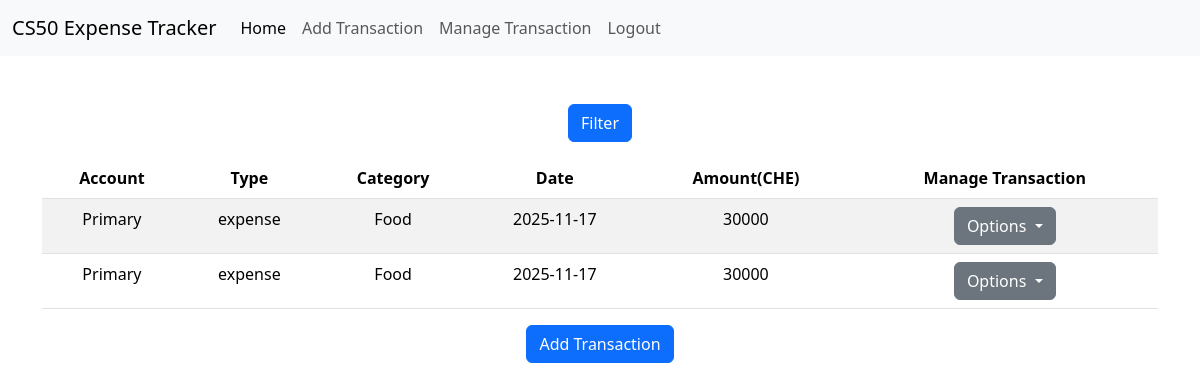
The page /manage_transactions (signed in) on the database as committed earlier.
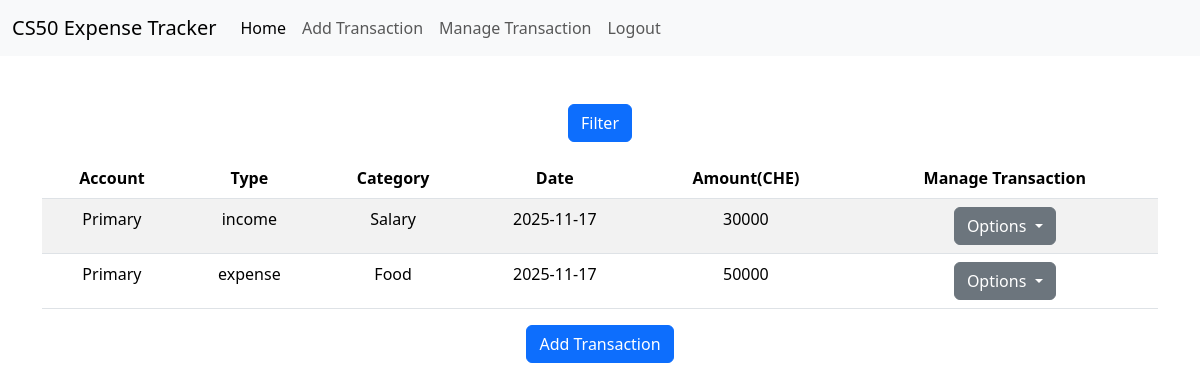
The same page on the database as committed later.
### tables this page shows
CREATE TABLE accounts (
    id INTEGER PRIMARY KEY AUTOINCREMENT NOT NULL, 
    user_id INTEGER NOT NULL,
    account_name TEXT NOT NULL,
    balance_cents INTEGER NOT NULL DEFAULT 0,
    UNIQUE (user_id, account_name),
    FOREIGN KEY (user_id) REFERENCES users(id) ON DELETE CASCADE
);

CREATE TABLE "transactions" (
    id INTEGER PRIMARY KEY AUTOINCREMENT NOT NULL,
    created_by_user_id INTEGER,
    account_id INTEGER NOT NULL,
    trans_type TEXT NOT NULL CHECK (trans_type IN ('income','expense','transfer_in', 'transfer_out')),
    category TEXT NOT NULL,
    amount_cents INTEGER NOT NULL CHECK (amount_cents > 0),
    trans_date TEXT NOT NULL DEFAULT CURRENT_DATE,
    date_created TEXT NOT NULL DEFAULT (strftime('%Y-%m-%dT%H:%M:%fZ','now')),
    FOREIGN KEY (created_by_user_id) REFERENCES users(id) ON DELETE SET NULL,
    FOREIGN KEY (account_id) REFERENCES accounts(id) ON DELETE CASCADE
);

### app.py (the view, shortened to what this page needs)
@app.route("/manage_transactions", methods = ["GET", "POST"])
def manage_transactions():
    if (request.method == "GET"):
        current_date = date.today()
        start = current_date + relativedelta(day=1)
        end = current_date + relativedelta(day=31)
        trasactions = getTransDate(start, end)
        con = conDbDict()
        cur = con.cursor()
        user = getUser()
        accounts = cur.execute("SELECT account_name, balance_cents, id FROM accounts WHERE user_id = ?", (user["id"],)).fetchall()
        categories = cur.execute("SELECT name FROM categories WHERE user_id = ?", (user["id"],)).fetchall()
        con.close()
        return render_template("manage_transactions.html", accounts=accounts, categories=categories, transactions=trasactions, types=TYPES)

### app.py (called while the page is built)
@app.after_request
def after_request(response):
    response.headers["Cache-Control"] = "no-cache, no-store, must-revalidate"
    response.headers["Expires"] = 0
    response.headers["Pragma"] = "no-cache"
    return response

### helpers.py (called while the page is built)
def conDbDict(db = "final.db"):
        con = sqlite3.connect(db)
        con.row_factory = sqlite3.Row
        return con

def getUser():
    con = conDbDict()
    cur = con.cursor()
    user = cur.execute("SELECT id, username FROM users WHERE id = ?", (session["user_id"],)).fetchone()
    con.close()
    return user

def getTransDate(start, end):
     user = getUser()
     con = conDbDict()
     cur = con.cursor()
     transactions = cur.execute("SELECT account_id, amount_cents, category, id, trans_date, trans_type FROM transactions where created_by_user_id = ? AND trans_date BETWEEN ? and ? ORDER BY trans_date", (user["id"], start, end,)).fetchall()
     con.close()
     return transactions

### templates/manage_transactions.html (shortened to what this page needs)
{% extends "layout.html" %}
{% block main %}
<p class="d-inline-flex gap-1">
  <button class="btn btn-primary" type="button" data-bs-toggle="collapse" data-bs-target="#multiCollapseExample1" aria-expanded="false" aria-controls="multiCollapseExample1">
    Filter
  </button>
</p>
    <table class="table table-striped">
        <thead>
            <tr>
                <th>Account</th>
                <th>Type</th>
                <th>Category</th>
                <th>Date</th>
                <th>Amount(CHE)</th>
                <th>Manage Transaction</th>
            </tr>
        </thead>
        <tbody>
            {% for trans in transactions %}
            <tr id="row-{{ trans.id }}">
                <td>
                    <span id="view-acc-{{ trans.id }}">
                        {% for account in accounts %}
                            {% if account.id == trans.account_id %}
                                {{ account.account_name}}
                            {% endif %}
                        {% endfor %}
                    </span>
                </td>
                <td>
                    <span id="view-type-{{ trans.id }}">{{ trans.trans_type }}</span>
                </td>
                <td>
                    <span id="view-cat-{{ trans.id }}">{{ trans.category }}</span>
                </td>
                <td>
                    <span id="view-date-{{ trans.id }}">{{ trans.trans_date }}</span>
                </td>
                <td>
                    <span id="view-amt-{{ trans.id }}">{{ trans.amount_cents }}</span>
                </td>
                <td>
                    <div class="dropdown">
                        <button aria-expanded="false"
                                class="btn btn-secondary dropdown-toggle"
                                data-bs-toggle="dropdown"
                                id="drop-btn-{{ trans.id }}"
                                name="drop-btn"
                                type="button" >
                            Options
                        </button>
                    </div>
                </td>
            </tr>
            {% endfor %}
        </tbody>
    </table>
<p class="d-inline-flex gap-1">
  <button class="btn btn-primary" type="button" data-bs-toggle="collapse" data-bs-target="#multiCollapseExample2" aria-expanded="false" aria-controls="multiCollapseExample2">
    Add Transaction
  </button>
</p>
{% endblock %}

### templates/layout.html (shortened to what this page needs)
<!doctype html>
<html lang="en">
  <head>
    <link href="https://cdn.jsdelivr.net/npm/bootstrap@5.3.8/dist/css/bootstrap.min.css" rel="stylesheet">
  </head>
  <body>
    <nav class="navbar navbar-expand-lg bg-body-tertiary">
        <div class="container-fluid">
            <a class="navbar-brand" href="/">CS50 Expense Tracker</a>
            <div class="collapse navbar-collapse" id="navbarNav">
              {% if session["user_id"] %}
                <ul class="navbar-nav">
                    <li class="nav-item">
                      <a class="nav-link active" aria-current="page" href="/">Home</a>
                    </li>
                    <li class="nav-item">
                    <a class="nav-link" href="/add_transaction">Add Transaction</a>
                    </li>
                    <li class="nav-item">
                    <a class="nav-link" href="/manage_transactions">Manage Transaction</a>
                    </li>
                </ul>
                <ul class="navbar-nav">
                  <li class="nav-item">
                      <a class="nav-link" href="/logout">Logout</a>
                    </li>
                </ul>
              {% endif %}
            </div>
        </div>
    </nav>
    <main class="container py-5 text-center">
      {% block main %}{% endblock %}
    </main>
  </body>
</html>

Rows that differ between the two databases and show on the page:
changed transactions: trans_type "expense" → "income"; category "Food" → "Salary"
changed transactions "expense": amount_cents "30000" → "50000"
